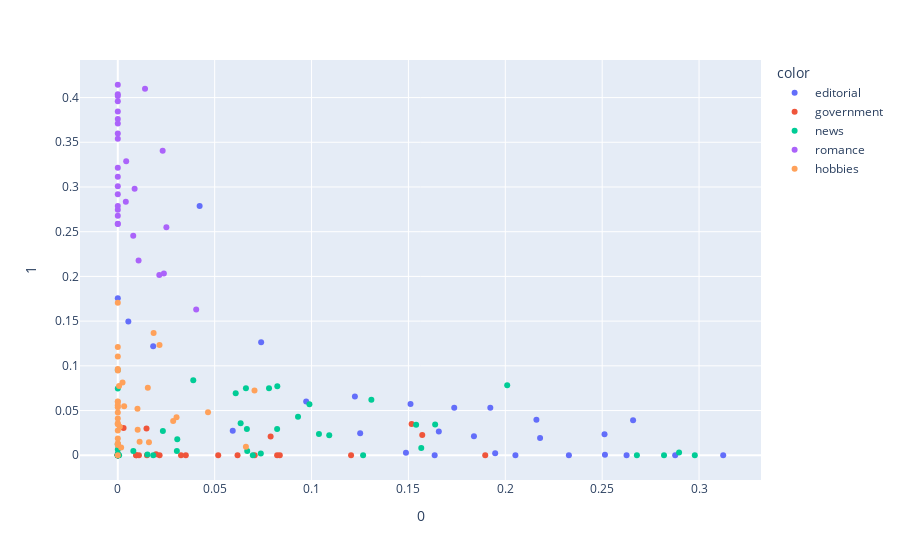

Notebook cell for this chart:
### Code cell
# Plot PCA of Predictions
fig = px.scatter(W_nmf_text_matrix, x=0, y=1, color=df["category"])
fig.show()

### Figure 1 — Plotly figure (JSON) as saved in the notebook; plotly's stock layout.template omitted (floating-point values rounded to 4 significant figures)
{"data": [{"hovertemplate": "color=editorial<br>0=%{x}<br>1=%{y}<extra></extra>", "legendgroup": "editorial", "marker": {"color": "#636efa", "symbol": "circle"}, "mode": "markers", "name": "editorial", "orientation": "v", "showlegend": true, "type": "scatter", "x": [0.1635, 0.3125, 0.266, 0.2626, 0.1948, 0.2052, 0.2328, 0.04223, 0.07398, 0, 0.2877, 0.09723, 0.005437, 0.1923, 0.05932, 0.1251, 0.1511, 0.2514, 0.1736, 0.2512, 0.1487, 0.1838, 0.2161, 0.01827, 0.218, 0.1657, 0.1224], "xaxis": "x", "y": [0, 0, 0.03922, 0, 0.002149, 0, 0, 0.2787, 0.1263, 0.1756, 0, 0.06024, 0.1495, 0.05325, 0.02733, 0.02461, 0.05718, 0.0006881, 0.05307, 0.02347, 0.002881, 0.0213, 0.03973, 0.122, 0.01923, 0.02666, 0.0658], "yaxis": "y"}, {"hovertemplate": "color=government<br>0=%{x}<br>1=%{y}<extra></extra>", "legendgroup": "government", "marker": {"color": "#EF553B", "symbol": "circle"}, "mode": "markers", "name": "government", "orientation": "v", "showlegend": true, "type": "scatter", "x": [0, 0.03509, 0.1517, 0, 0, 0, 0, 0.08223, 0.03262, 0.009444, 0, 0.05183, 0.1896, 0.009514, 0.00299, 0.01091, 0.07065, 0.1571, 0.1204, 0, 0.02156, 0.06181, 0.01971, 0, 0.07888, 0.01482, 0, 0.01505, 0, 0.08361], "xaxis": "x", "y": [0, 0, 0.03481, 0, 0, 0, 0, 0, 0, 0, 0.001353, 0, 0, 0, 0.03037, 0, 0, 0.02272, 0, 0, 0, 0, 0.001205, 0, 0.02106, 0.03002, 0, 0, 0, 0], "yaxis": "y"}, {"hovertemplate": "color=news<br>0=%{x}<br>1=%{y}<extra></extra>", "legendgroup": "news", "marker": {"color": "#00cc96", "symbol": "circle"}, "mode": "markers", "name": "news", "orientation": "v", "showlegend": true, "type": "scatter", "x": [0.1091, 0.07381, 0.1038, 0.2978, 0.1638, 0.154, 0.2819, 0.1266, 0.08223, 0.1309, 0.0006836, 0, 0, 0.01829, 0, 0, 0, 0, 0.06085, 0.09891, 0.07805, 0.02327, 0.008022, 0.06663, 0.09302, 0, 0.0634, 0, 0, 0, 0.03069, 0.03895, 0.08233, 0.2679, 0.0668, 0.06969, 0.2897, 0, 0, 0.06613, 0.1566, 0.201, 0.03048, 0.01529], "xaxis": "x", "y": [0.02238, 0.001918, 0.02379, 0, 0.03428, 0.03414, 0, 0, 0.02946, 0.06204, 0, 0.001712, 0, 0, 0, 0.006505, 0, 0, 0.06935, 0.05701, 0.07497, 0.02716, 0.004755, 0.02935, 0.04312, 0, 0.03576, 0, 0.09538, 0.07455, 0.01794, 0.08381, 0.07721, 0, 0.00475, 0, 0.003084, 0.01221, 0, 0.07494, 0.008166, 0.07825, 0.004659, 0.0009185], "yaxis": "y"}, {"hovertemplate": "color=romance<br>0=%{x}<br>1=%{y}<extra></extra>", "legendgroup": "romance", "marker": {"color": "#ab63fa", "symbol": "circle"}, "mode": "markers", "name": "romance", "orientation": "v", "showlegend": true, "type": "scatter", "x": [0.008683, 0.02315, 0, 0, 0.02507, 0, 0.04046, 0, 0, 0, 0, 0.01406, 0, 0, 0, 0, 0.02143, 0, 0, 0, 0.007962, 0.00433, 0, 0, 0, 0, 0.01073, 0.004134, 0.02377], "xaxis": "x", "y": [0.2979, 0.3406, 0.3214, 0.4017, 0.2551, 0.371, 0.163, 0.376, 0.3598, 0.2744, 0.2589, 0.4097, 0.3009, 0.4038, 0.3115, 0.3539, 0.2016, 0.4143, 0.3843, 0.3958, 0.2455, 0.3289, 0.2918, 0.2586, 0.2788, 0.2677, 0.2179, 0.2834, 0.2032], "yaxis": "y"}, {"hovertemplate": "color=hobbies<br>0=%{x}<br>1=%{y}<extra></extra>", "legendgroup": "hobbies", "marker": {"color": "#FFA15A", "symbol": "circle"}, "mode": "markers", "name": "hobbies", "orientation": "v", "showlegend": true, "type": "scatter", "x": [0.0155, 0, 0.06612, 0.01015, 0.001053, 0.01026, 0, 0, 0.002445, 0, 4.895e-05, 0.04656, 0.01848, 0, 0, 0, 0, 0.03031, 0.0006521, 0, 0, 0.07055, 0, 0.02154, 0, 0.02857, 0, 0, 0.01608, 0, 0.01125, 0.001721, 0, 0, 0, 0.003278], "xaxis": "x", "y": [0.07561, 0.1707, 0.009633, 0.05191, 0.032, 0.02854, 0.03572, 0.01284, 0.08144, 0.01316, 0.09476, 0.04802, 0.1367, 0.1212, 0.0477, 0.06019, 0.05364, 0.04243, 0.07736, 0.09647, 0.0348, 0.07233, 0.1106, 0.1234, 0.04114, 0.03819, 0.01134, 0, 0.01444, 0.02768, 0.01518, 0.008712, 0.05993, 0.01875, 0.05594, 0.05478], "yaxis": "y"}], "layout": {"legend": {"title": {"text": "color"}, "tracegroupgap": 0}, "margin": {"t": 60}, "xaxis": {"anchor": "y", "domain": [0, 1], "title": {"text": "0"}}, "yaxis": {"anchor": "x", "domain": [0, 1], "title": {"text": "1"}}}}
